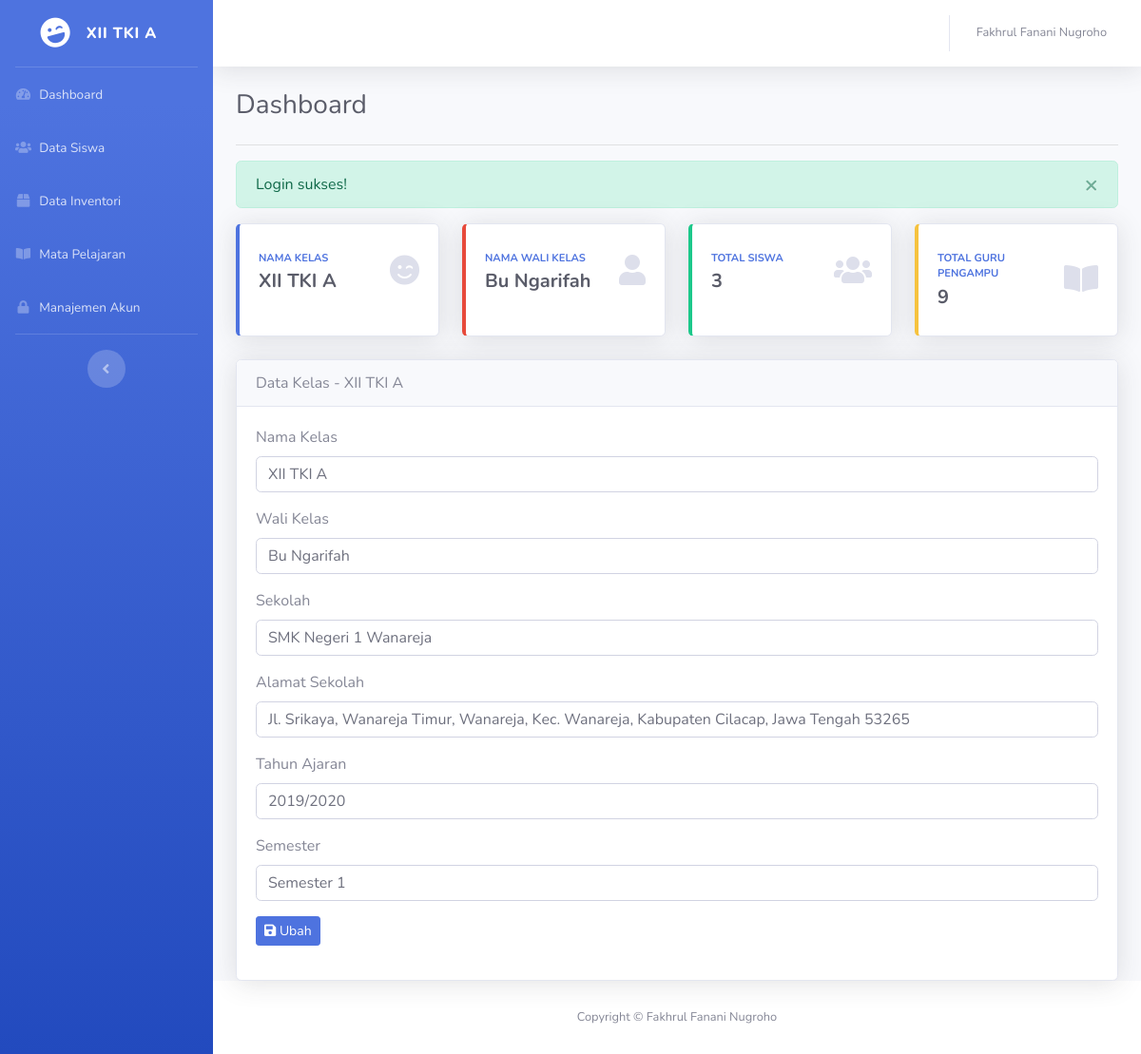
The page /dashboard.php (signed in) on the database its author committed.
### tables this page shows
CREATE TABLE `tbl_kelas` (
  `id` int(11) NOT NULL,
  `kelas` varchar(20) DEFAULT NULL,
  `wali_kelas` varchar(40) DEFAULT NULL,
  `sekolah` varchar(50) DEFAULT NULL,
  `alamat_sekolah` varchar(255) DEFAULT NULL,
  `tahun_ajaran` varchar(15) DEFAULT NULL,
  `semester` varchar(10) DEFAULT NULL
);

### dashboard.php (the view, shortened to what this page needs)
<?php
require_once 'koneksi.php';
require_once 'functions.php';
$query = mysqli_query($koneksi, "SELECT * FROM tbl_kelas WHERE id = 1");
$kelas = mysqli_fetch_assoc($query);
$siswa = mysqli_fetch_assoc(mysqli_query($koneksi, "SELECT COUNT(*) AS total FROM tbl_siswa"));
$guru = mysqli_fetch_assoc(mysqli_query($koneksi, "SELECT COUNT(guru_pengampu) AS total FROM tbl_mapel"));
?>
<!DOCTYPE html>
<html lang="en">
<head>
  <link href="_template/vendor/fontawesome-free/css/all.min.css" rel="stylesheet" type="text/css">
  <link href="_template/css/sb-admin-2.min.css" rel="stylesheet">
</head>
<body id="page-top">
	<div id="wrapper">
	<?php require_once '_sidebar.php'; ?>
		<div id="content-wrapper" class="d-flex flex-column">
		<div id="content">
		<nav class="navbar navbar-expand navbar-light bg-white topbar mb-4 static-top shadow">
		<?php require_once '_topnav.php'; ?>
		</nav>
		<div class="container-fluid">
		<h1 class="h3 mb-4 text-gray-800">Dashboard</h1>
		<hr>
		<?php if (check_flash_message('sukses')): ?>
	        <div class="alert alert-success alert-dismissible fade show" role="alert">
	          <button type="button" class="close" data-dismiss="alert" aria-label="Close">
	            <span aria-hidden="true">&times;</span>
	          </button>
	        </div>
	    <?php endif ?>
			<div class="row">
				<div class="col-md-3 mb-4">
					<div class="card border-left-primary shadow h-100 py-2">
						<div class="card-body">
							<div class="row no-gutters align-items-center">
								<div class="col mr-2">
									<div class="text-xs font-weight-bold text-primary text-uppercase mb-1">Nama Kelas</div>
									<div class="h5 mb-0 font-weight-bold text-gray-800"><?php echo $kelas['kelas']; ?></div>
								</div>
								<div class="col-auto">
									<i class="fas fa-smile-wink fa-2x text-gray-300"></i>
								</div>
							</div>
						</div>
					</div>
				</div>
				<div class="col-md-3 mb-4">
					<div class="card border-left-danger shadow h-100 py-2">
						<div class="card-body">
							<div class="row no-gutters align-items-center">
								<div class="col mr-2">
									<div class="text-xs font-weight-bold text-primary text-uppercase mb-1">Nama Wali Kelas</div>
									<div class="h5 mb-0 font-weight-bold text-gray-800"><?php echo $kelas['wali_kelas']; ?></div>
								</div>
								<div class="col-auto">
									<i class="fas fa-user fa-2x text-gray-300"></i>
								</div>
							</div>
						</div>
					</div>
				</div>
				<div class="col-md-3 mb-4">
					<div class="card border-left-success shadow h-100 py-2">
						<div class="card-body">
							<div class="row no-gutters align-items-center">
								<div class="col mr-2">
									<div class="text-xs font-weight-bold text-primary text-uppercase mb-1">Total Siswa</div>
									<div class="h5 mb-0 font-weight-bold text-gray-800"><?php echo $siswa['total']; ?></div>
								</div>
								<div class="col-auto">
									<i class="fas fa-users fa-2x text-gray-300"></i>
								</div>
							</div>
						</div>
					</div>
				</div>
				<div class="col-md-3 mb-4">
					<div class="card border-left-warning shadow h-100 py-2">
						<div class="card-body">
							<div class="row no-gutters align-items-center">
								<div class="col mr-2">
									<div class="text-xs font-weight-bold text-primary text-uppercase mb-1">Total Guru Pengampu</div>
									<div class="h5 mb-0 font-weight-bold text-gray-800"><?php echo $guru['total']; ?></div>
								</div>
								<div class="col-auto">
									<i class="fas fa-book-open fa-2x text-gray-300"></i>
								</div>
							</div>
						</div>
					</div>
				</div>
			</div>
			<div class="row">
				<div class="col">
					<div class="card shadow">
						<div class="card-header">Data Kelas - <?php echo $kelas['kelas'] ?></div>
						<div class="card-body">
							<form action="proses_ubah.php" method="POST">
								<div class="form-group">
									<label for="nama_kelas">Nama Kelas </label>
									<input type="text" name="nama_kelas" class="form-control" autocomplete="off" required="required" value="<?php echo $kelas['kelas'] ?>">
								</div>
								<div class="form-group">
									<label for="wali_kelas">Wali Kelas </label>
									<input type="text" name="wali_kelas" class="form-control" autocomplete="off" required="required" value="<?php echo $kelas['wali_kelas'] ?>">
								</div>
								<div class="form-group">
									<label for="sekolah">Sekolah </label>
									<input type="text" name="sekolah" class="form-control" autocomplete="off" required="required" value="<?php echo $kelas['sekolah'] ?>">
								</div>
								<div class="form-group">
									<label for="alamat_sekolah">Alamat Sekolah </label>
									<input type="text" name="alamat_sekolah" class="form-control" autocomplete="off" required="required" value="<?php echo $kelas['alamat_sekolah'] ?>">
								</div>
								<div class="form-group">
									<label for="tahun_ajaran">Tahun Ajaran </label>
									<input type="text" name="tahun_ajaran" class="form-control" autocomplete="off" required="required" value="<?php echo $kelas['tahun_ajaran'] ?>">
								</div>
								<div class="form-group">
									<label for="semester">Semester </label>
									<input type="text" name="semester" class="form-control" autocomplete="off" required="required" value="<?php echo $kelas['semester'] ?>">
								</div>
								<div class="form-group">
									<button type="submit" class="btn btn-sm btn-primary" name="simpan" onclick="return confirm('apakah anda yakin?')"><i class="fas fa-save"></i> Ubah</button>
								</div>
							</form>
						</div>
					</div>
				</div>
			</div>
		</div>
		</div>
		<footer class="sticky-footer bg-white">
		<div class="container my-auto">
		<div class="copyright text-center my-auto">
		<span>Copyright &copy; Fakhrul Fanani Nugroho</span>
		</div>
		</div>
		</footer>
		</div>
	</div>
</body>
</html>

### _sidebar.php (shortened to what this page needs)
<?php
require_once 'koneksi.php';
require_once 'functions.php';
$query1 = mysqli_query($koneksi, "SELECT kelas FROM tbl_kelas WHERE id = 1");
$kelas1 = mysqli_fetch_assoc($query1);
?>
    <ul class="navbar-nav bg-gradient-primary sidebar sidebar-dark accordion" id="accordionSidebar">
      <a class="sidebar-brand d-flex align-items-center justify-content-center" href="<?php echo base_url('dashboard.php') ?>">
        <div class="sidebar-brand-icon rotate-n-15">
          <i class="fas fa-laugh-wink"></i>
        </div>
        <div class="sidebar-brand-text mx-3"><?php echo $kelas1['kelas']; ?></div>
      </a>
      <hr class="sidebar-divider my-0">
      <li class="nav-item">
        <a class="nav-link" href="<?= base_url('dashboard.php') ?>">
          <i class="fas fa-fw fa-tachometer-alt"></i>
          <span>Dashboard</span></a>
      </li>
      <li class="nav-item">
      	<a href="<?= base_url('siswa/index.php') ?>" class="nav-link">
      		<i class="fas fa-fw fa-users"></i>
      		<span>Data Siswa</span>
      	</a>
      </li>
      <li class="nav-item">
        <a href="<?= base_url('inventori/index.php') ?>" class="nav-link">
          <i class="fas fa-fw fa-box"></i>
          <span>Data Inventori</span>
        </a>
      </li>
      <li class="nav-item">
        <a href="<?= base_url('mapel/index.php') ?>" class="nav-link">
          <i class="fas fa-fw fa-book-open"></i>
          <span>Mata Pelajaran</span>
        </a>
      </li>
      <li class="nav-item">
        <a href="<?= base_url('akun/index.php') ?>" class="nav-link">
          <i class="fas fa-fw fa-lock"></i>
          <span>Manajemen Akun</span>
        </a>
      </li>
      <hr class="sidebar-divider d-none d-md-block">
      <div class="text-center d-none d-md-inline">
        <button class="rounded-circle border-0" id="sidebarToggle"></button>
      </div>
    </ul>

### rows shown on the page
tbl_kelas: kelas "XII TKI A", wali_kelas "Bu Ngarifah", nama_kelas "XII TKI A", sekolah "SMK Negeri 1 Wanareja", alamat_sekolah "Jl. Srikaya, Wanareja Timur, Wanareja, Kec. Wanareja, Kabupaten Cilacap, Jawa Tengah 53265", tahun_ajaran "2019/2020", semester "Semester 1"

### other values the page prints
$_SESSION['auth']['nama'] "Fakhrul Fanani Nugroho"
$_SESSION['flash_message']['pesan'] "Login sukses!"
$siswa['total'] "3"
$guru['total'] "9"
